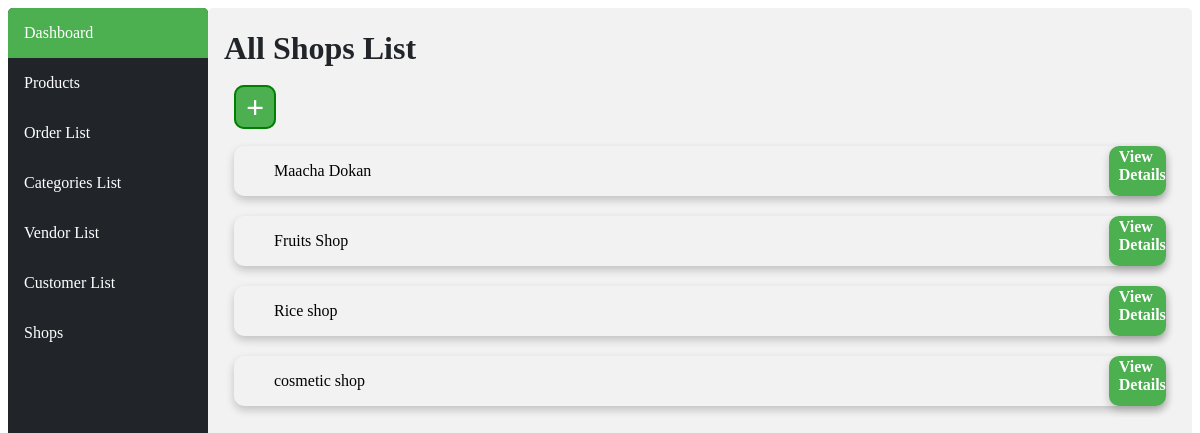
/shoplist/, run on an earlier commit of the app's database.
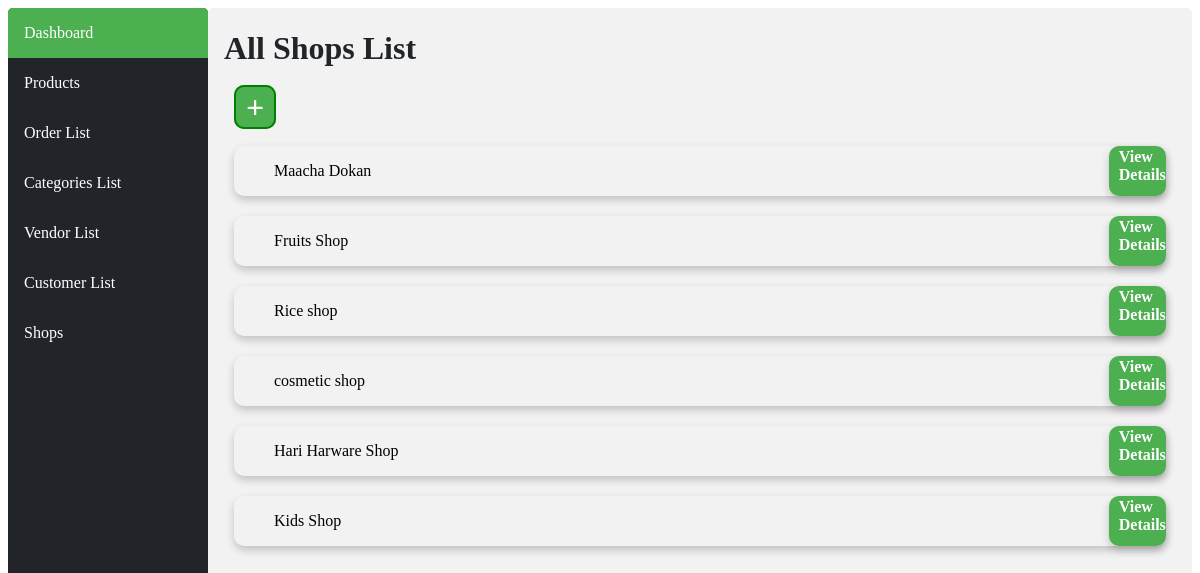
And on a later commit of the database.
### ecommerceApp/models.py (models this page shows, shortened)
class Shop(models.Model):
    name=models.CharField(max_length=50)
    owner=models.ForeignKey(Vendor, on_delete=models.CASCADE)

### ecommerceApp/views.py (the view)
# urls.py: path('shoplist/',views.shoplist,name="shoplist"),
def shoplist(request):
    shops=Shop.objects.all()
    return render(request,'html/allShop.html',{"shops":shops})

### ecommerceApp/templates/html/allShop.html
{%extends "html/layout.html"%}
{%block body%}
{% load static %}
<link rel="stylesheet" href="{% static 'css/vendor.css' %}" />
<h1 style="color: #212529;">All Shops List</h1>
<a id="adda" class="button" href="{%url 'main:add-shop'%}"> + </a>
{%for shop in shops%}
<div class="card">
<ul style="flex-grow: 1;">{{shop.name}}</ul>
<a id="addb" class="button1"  href="{%url 'main:shop' shop.id%}">View Details</a></ul>
</div>
{%endfor%}
{%endblock%}

What changed in the data, as far as the page shows it:
added Shop: name "Hari Harware Shop"
added Shop: name "Kids Shop"
